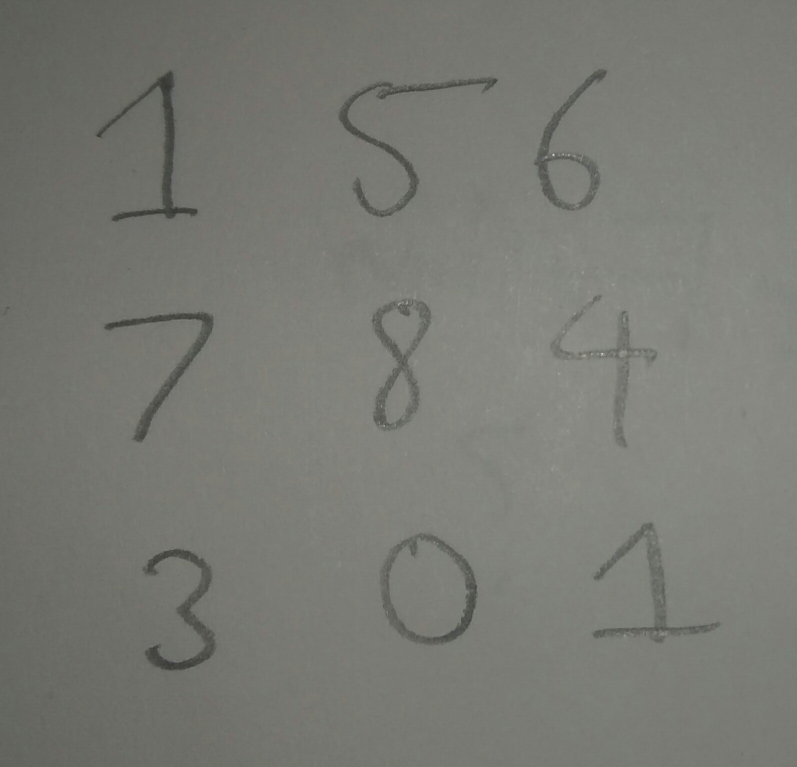
#> input picture photo3.jpg, 1594 x 1533 px (shown at 1/2 size)
$ python digitclassifier.py   (Python 2 division)   (older library calls are emulated)
#> lines starting #> are read from the running program, lines starting #| are printed output that depends on the picture; after the words box and inside, x2 and y2 are one past the last pixel; in counts of white or black regions, pixels touching at a corner belong together
import matplotlib.pyplot as plt
from pylab import imread
from sklearn import datasets, svm, metrics
from scipy.misc import imread, imresize
import numpy as np
from PIL import Image
digits = datasets.load_digits()
#using MNIST data digits.
n_samples = len(digits.images)
#print n_samples
data = digits.images.reshape((n_samples,-1))
print data
#reshaping data to be samples,features.
classifier = svm.SVC(gamma=0.001)
#training on first half of data.
classifier.fit(data[:n_samples/2], digits.target[:n_samples/2])
expected = digits.target[n_samples/2:]
predicted = classifier.predict(data[n_samples/2:])
col = Image.open("photo3.jpg")
#> col is the input picture: PIL image 1594x1533 RGB; mean R, G, B 120.1, 121.2, 115.1
gray = col.convert('L')
bw = np.asarray(gray).copy()
bw[bw < 128] = 0
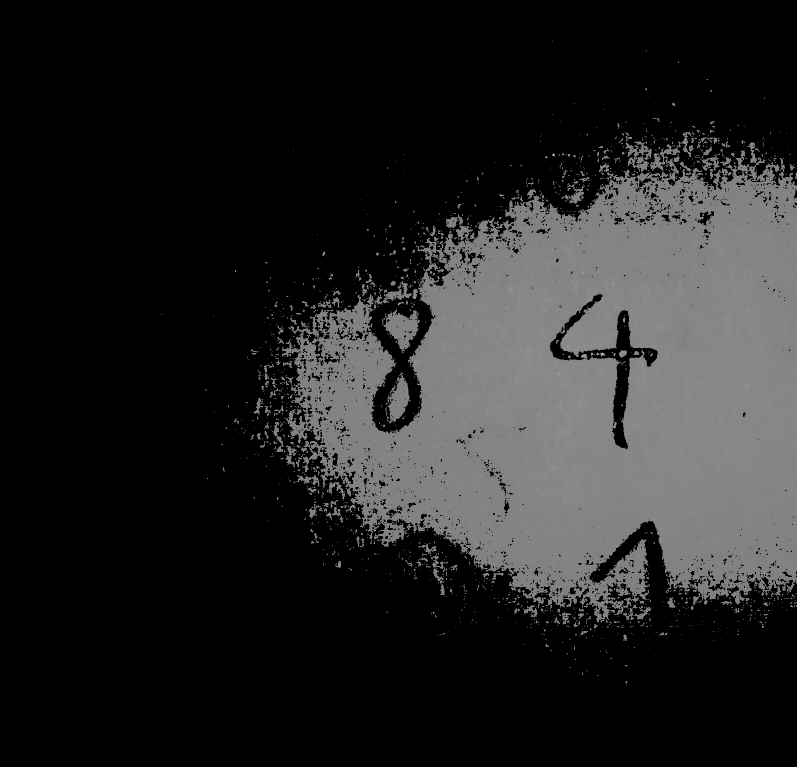
#> bw: shape (1533, 1594) (shown at 1/2 size); min 0, max 242, mean 35
bw[bw >= 128] = 255
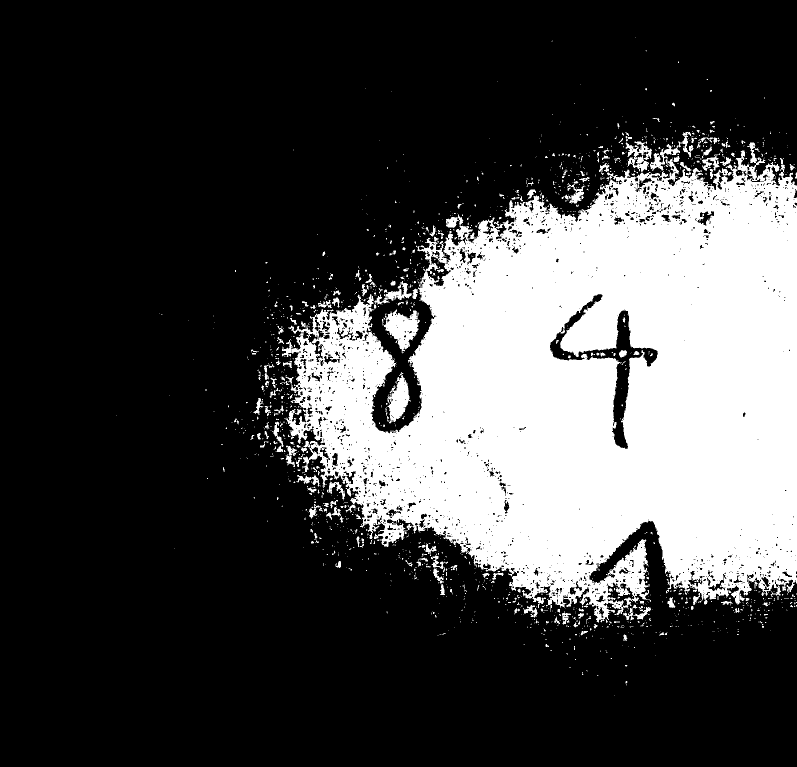
#> bw: shape (1533, 1594) (shown at 1/2 size); 26.5% white; 1638 white regions (1410 under 20 px), largest, box (x1, y1, x2, y2) and area: (564, 284, 1594, 1245) 616291, (768, 619, 840, 707) 3287, (771, 744, 822, 847) 2521
imfile = Image.fromarray(bw)
imfile.save("bw.png")
img = imread("bw.png")
img = imresize(img, (64, 64))
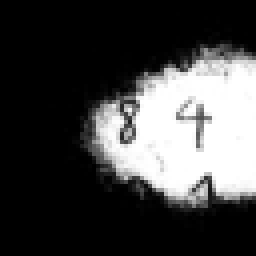
#> img: shape (64, 64) (shown 4 times larger); min 0, max 255, mean 67.7
predicted_image = classifier.predict(img)
#> predicted_image = 64 values, max 9 at index 0, min 1 at index 10, mean 3.52
print(predicted_image)
#| [9 9 9 9 9 9 9 9 9 9 1 1 1 1 1 1 1 1 1 1 1 1 1 1 1 1 1 1 1 1 1 1 1 1 1 1 1
#|  1 1 1 1 1 1 1 1 1 1 1 1 1 1 1 1 2 9 9 9 9 9 9 9 9 9 9]
